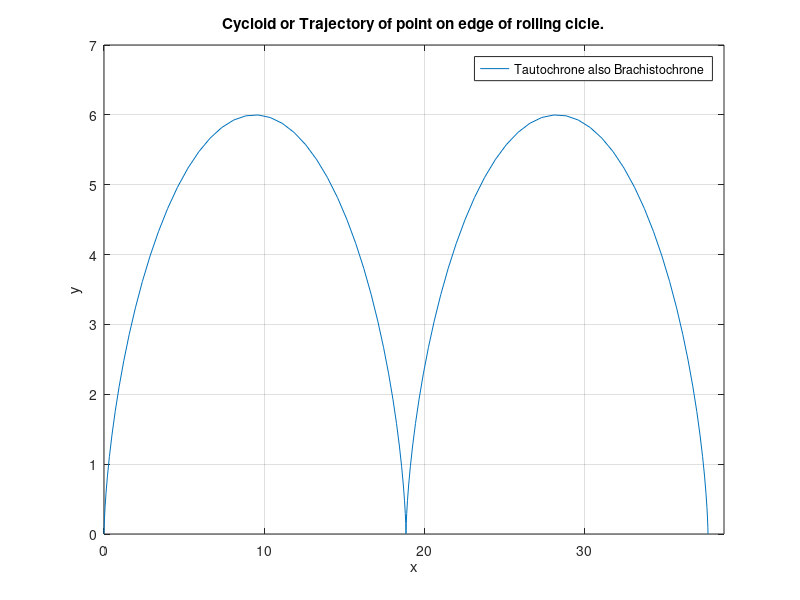

Here is the MATLAB script that generated this plot:
% Script drawing a 2D plot of a cycloid.
% Author: Chris B. Kirov
% Date: 15.09.2017 

rotations = 2;
phi = linspace(0, rotations * 2 * pi, 100); 
radius = 3;

x = radius .* ( phi - sin(phi) );                              % Calculate coordinates from parametric equations.
y = radius .* ( 1 - cos(phi) );

plot(x, y)
xlabel('x')
ylabel('y')
title('Cycloid or Trajectory of point on edge of rolling cicle.') 
legend('Tautochrone also Brachistochrone')
grid on
axis([0 (rotations*2*pi*radius + 1) 0 (2 * radius + 1)])

absolutepath = 'D:\Matlab Projects\Intro to MATLAB - Octave\';  % Save the plot.
filename = sprintf('%sChapter11Exercise1.pdf', absolutepath);
print(filename)

